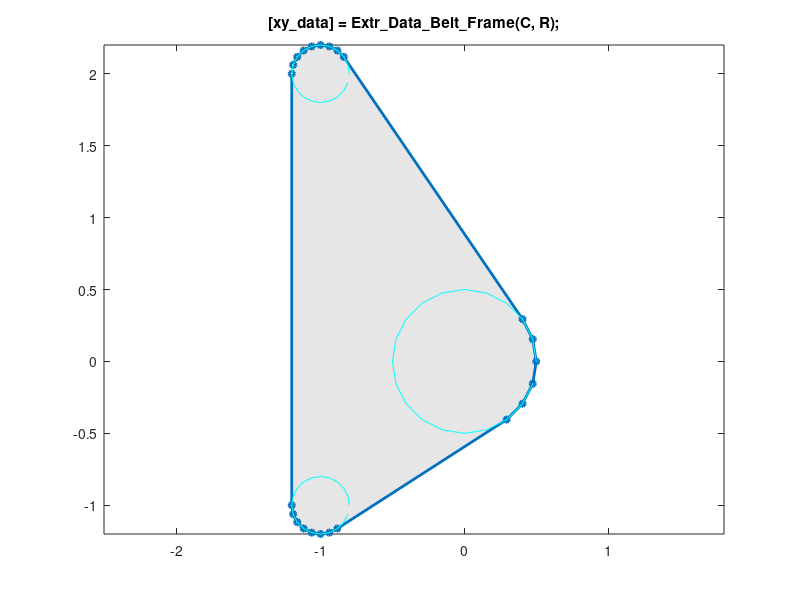

Source code (MATLAB):
function [xy_data] = Extr_Data_Belt_Frame(C, R, varargin)
%Extr_Data_Belt_Frame Produce extrusion data for a cam formed from two circles.
%   [xy_data] = Extr_Data_Cam_Circles(rad1, rad2, d, radh1, radh2)
%   This function returns x-y data for a cam formed from two circles
%   that are connected by lines tangent to the circles.
%
%   You can specify:
%       Radius, circle 1                       rad1
%       Radius, circle 2                       rad2
%       Radius, circle 3                       rad3
%       Distance between lower holes           L
%       Distance from line connecting          H
%        lower holes to uppper hole     
%       Top hole offset (0-1)*L          xL
%       Radius of hole at center of circle 1   radh1
%       Radius of hole at center of circle 2   radh2
%       Radius of hole at center of circle 3   radh3
%
%   To see a plot showing parameter values, enter the name
%   of the function with no arguments
%   >> Extr_Data_Triangle_RoundCorners
%
%   To see a plot created with your parameter values,
%   add 'plot' as the final argument
%   >> Extr_Data_Triangle_RoundCorners(4,3,5,1,0,'plot')

% Copyright 2012-2025 The MathWorks, Inc.

% Default data to show diagram
if (nargin == 0)
  C = [0 0;-1 -1;-1 2];
  R = [0.5;0.2;0.2];
end

% Check if plot should be produced
if (isempty(varargin))
    showplot = 'n';
else
    showplot = varargin;
end

% Create sets of points for all rollers

npts     = 20;
thetaSet = linspace(0,360-360/npts,npts);
unitCircle = [cosd(thetaSet)'  sind(thetaSet)'];

ptset = [];
for i = 1:length(R)
    ptset = [ptset;unitCircle*R(i)+C(i,:)];
end

k = convhull(ptset);

xy_data = ptset(k(1:end-1),:);

% Plot diagram to show parameters and extrusion
if (nargin == 0 || strcmpi(showplot,'plot'))
    
    % Figure name
    figString = ['h1_' mfilename];
    % Only create a figure if no figure exists
    figExist = 0;
    fig_hExist = evalin('base',['exist(''' figString ''')']);
    if (fig_hExist)
        figExist = evalin('base',['ishandle(' figString ') && strcmp(get(' figString ', ''type''), ''figure'')']);
    end
    if ~figExist
        fig_h = figure('Name',figString);
        assignin('base',figString,fig_h);
    else
        fig_h = evalin('base',figString);
    end
    figure(fig_h)
    clf(fig_h)
    
    % Plot extrusion data
    patch(xy_data(:,1),xy_data(:,2),[1 1 1]*0.90,'EdgeColor','none');
    hold on
    plot(xy_data(:,1),xy_data(:,2),'-','Marker','o','MarkerSize',4,'LineWidth',2);
    
    for i = 1:length(R)
        ptset = unitCircle*R(i)+C(i,:);
        plot(ptset(:,1),ptset(:,2),'c')
    end    
    title(['[xy\_data] = Extr\_Data\_Belt\_Frame(C, R);']);
    hold off
    box on
    axis('equal');
    clear xy_data
end
